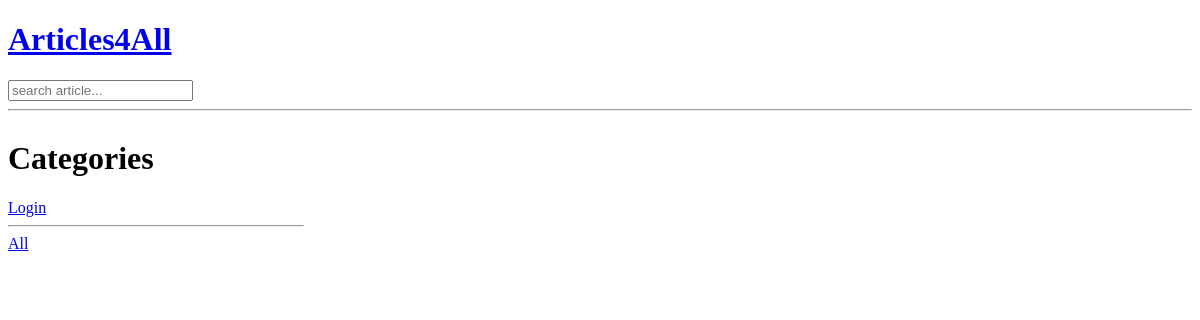
Page /?q=Python on the earlier database version.
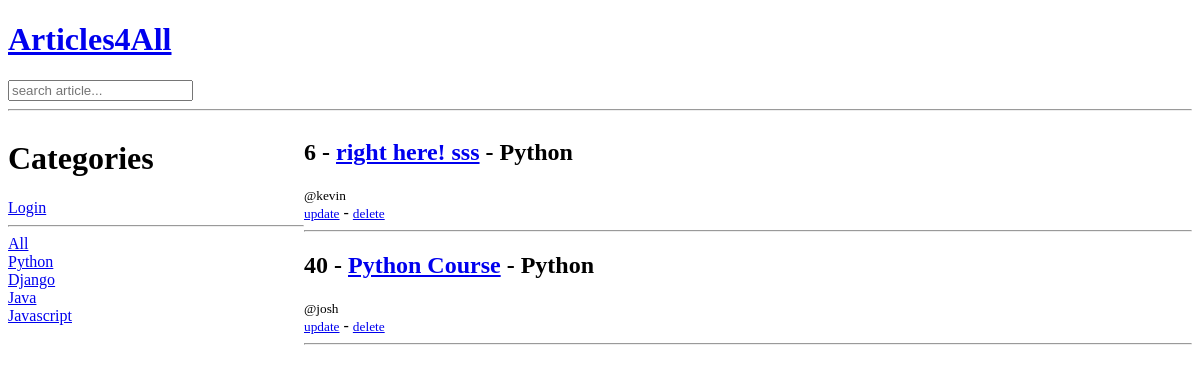
Same page on the later database version.
### articles/models.py (models this page shows, shortened)
class Topic(models.Model):
	name = models.CharField(max_length=60)
	def __str__(self):
		return self.name

class Article(models.Model):
	title = models.CharField(max_length=50)
	topic = models.ForeignKey(Topic, on_delete=models.SET_NULL, null=True)
	body = models.CharField(max_length=400)
	author = models.ForeignKey(Author, on_delete=models.CASCADE)
	updated = models.DateTimeField(auto_now=True)
	created = models.DateTimeField(auto_now_add=True)

class Author(models.Model):
	name = models.CharField(max_length=40)
	age = models.CharField(max_length=3)
	email = models.EmailField(max_length=50)
	about = models.CharField(max_length=500)
	def __str__(self):
		return self.name

### articles/views.py (the view, shortened to what this page needs)
# urls.py: path('', homePageView.as_view(), name='home-page'),
class homePageView(View):
	template_name = 'article/home-page.html'
	def get(self, request, *args, **kwargs):
		q = request.GET.get('q') if request.GET.get('q') != None else ''
		articles = Article.objects.filter(topic__name__icontains=q)
		topics = Topic.objects.all()
		context = {'topics': topics, 'articles': articles}
		return render(request, self.template_name, context)

### articles/templates/article/home-page.html (shortened to what this page needs)
{% include 'base.html' %}
{% block content %}
	<div class="home-container">
		<div class="Categories">
			<h1>Categories</h1>
			{% if request.user.is_authenticated %}
				<h3>Hello {{request.user}} !</h3>
				<a href="{% url 'logout-page' %}">logout</a>
			{% else %}
				<a href="{% url 'login-page' %}">Login</a>
			{% endif %}
			<hr>
			<div>
				<a href="{% url 'home-page' %}">All</a>
			</div>
			{% for topic in topics %}
			<div>
				<a href="{% url 'home-page' %}?q={{topic.name}}">{{topic.name}}</a>
				<br>
			</div>
			{% endfor %}
		</div>
		<div>
			{% for article in articles %}
				<h2>{{article.id}} - <a href="{% url 'article-page' article.id %}">{{article.title}}</a> - {{article.topic}}</h2> <small>@{{article.author}} </small>
				<br>
				<small><a href="{% url 'update-article' article.id %}">update</a></small> - <small><a href="{% url 'delete-article' article.id %}">delete</a></small>
				<hr>
			{% endfor %}
		</div>
	</div>
{% endblock %}

Differences in the rows shown:
added Topic: name "Python"
added Topic: name "Django"
added Topic: name "Java"
added Topic: name "Javascript"
now on this page (row edited): Article: id "6", title "right here! sss", topic "Python", author "kevin"
added Article: id "40", title "Python Course", topic "Python", author "josh"
